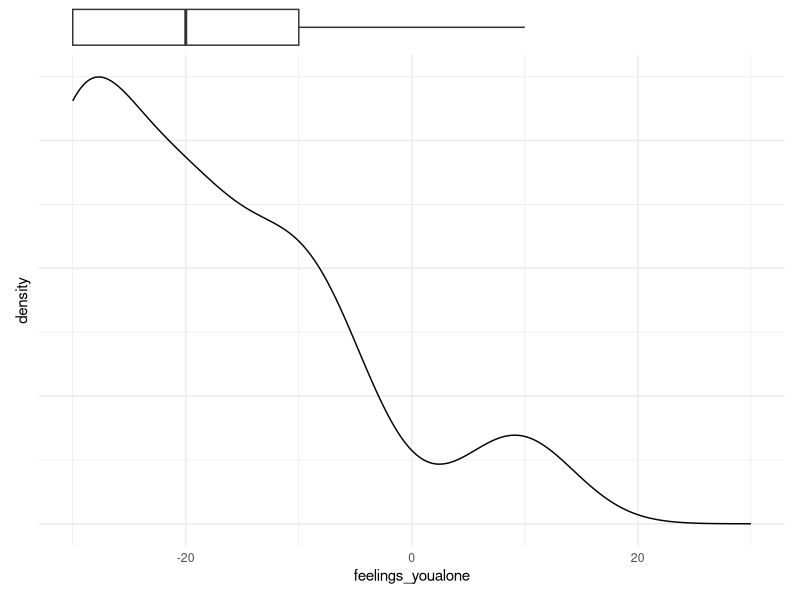
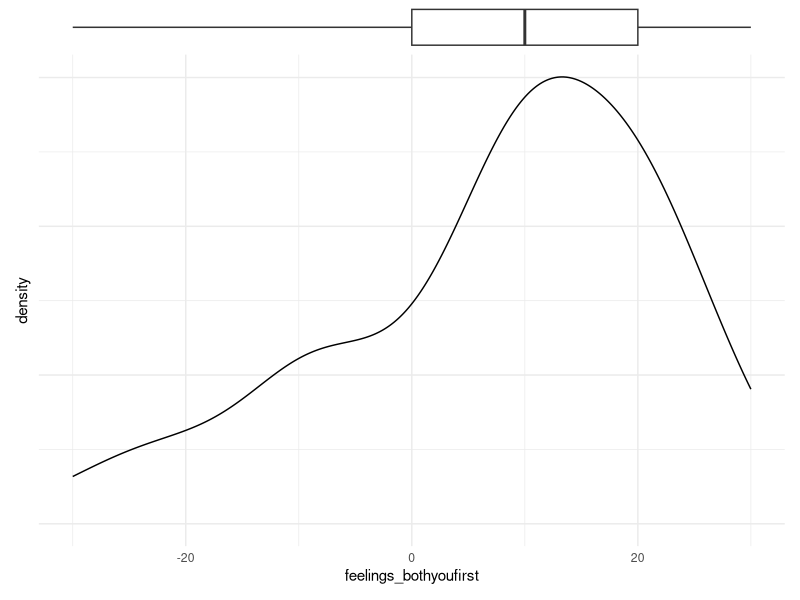
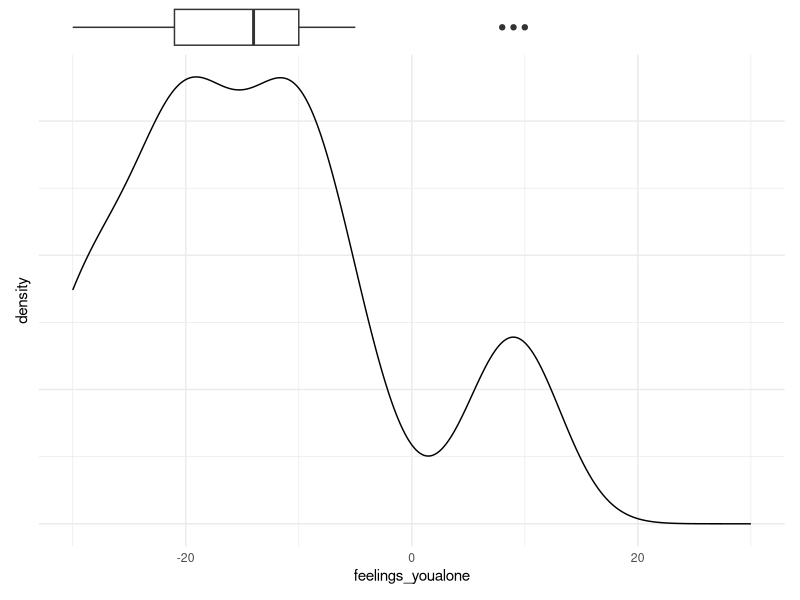
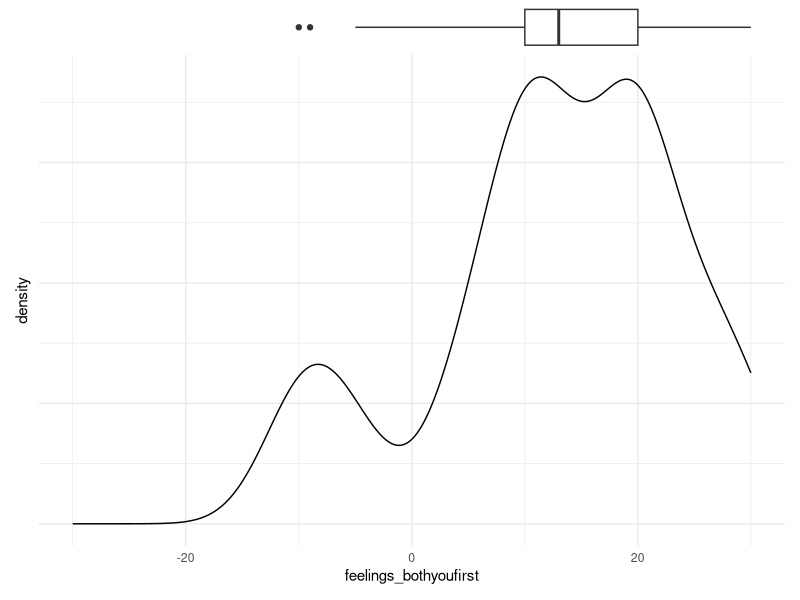
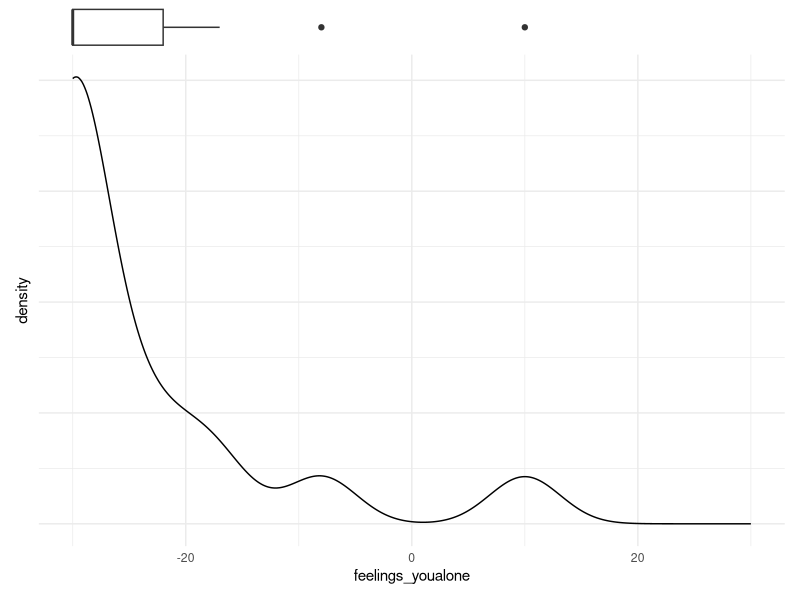
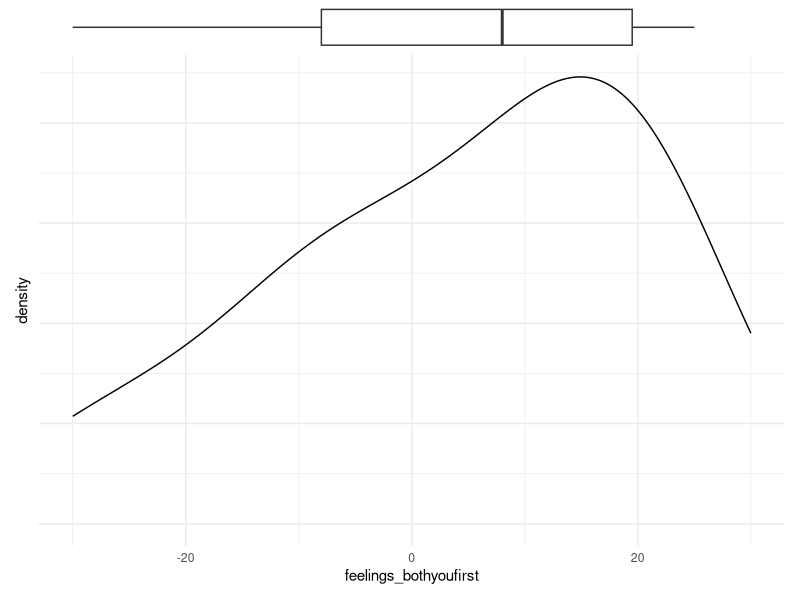
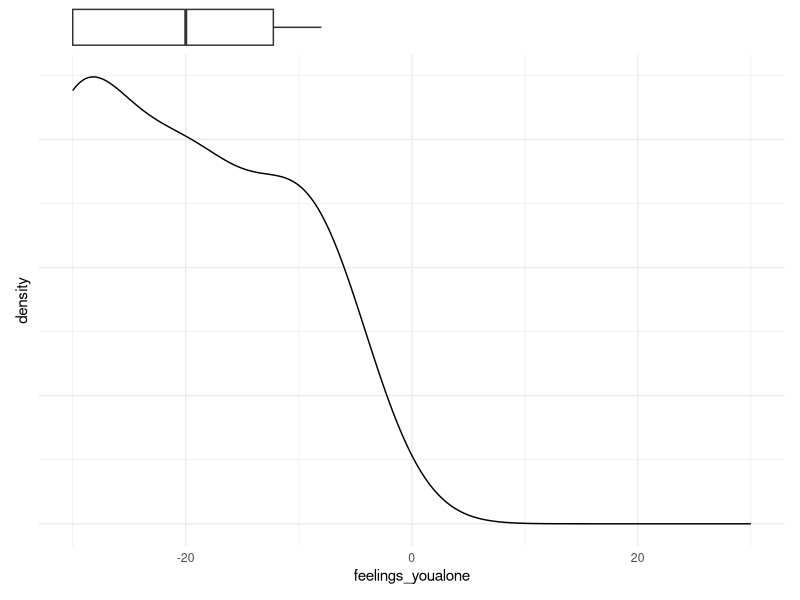
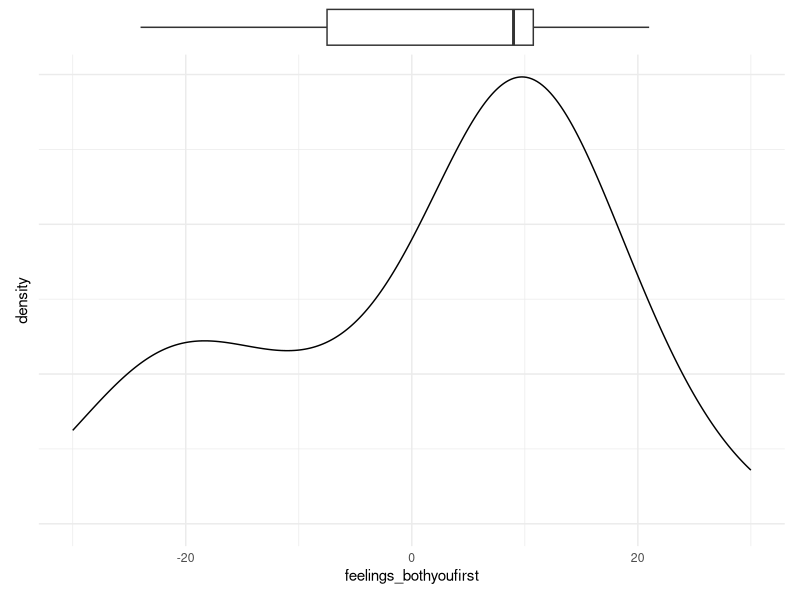

The R source for these figures, in order:
#### Initial Setup ----
#### data cleaning, eda

library(tidyverse)
library(here)
library(patchwork)

# load data
apology_data <- read_csv(here("data/apology_data.csv"))

skimr::skim(apology_data)
# consent: n_unique = 1; all responses agreed
# passedattn: n_unique = 2; need to clean responses that did not pass
# Progress: mean = 84.1; need to clean responses that did not answer about feelings


## data cleaning ----
apology_clean <- apology_data |>
  filter(ResponseId != "R_bBJ75JWs3W8KSgF") |> #see comments field
  filter(Progress > 30) |>
  filter(passedattn == "yes") |>
  select(ResponseId, initiator_type, starts_with("feelings_"), starts_with("outcome_"),
         blame_1, real_imaginary, describe, comments)

write_rds(apology_clean, here("data/apology_clean.rds"))


## eda ----
plot_density_boxplot <- function(data, x_variable) {
  p1 <- ggplot(data, aes({{x_variable}})) +
    geom_boxplot() +
    xlim(-30, 30) +
    theme_void()

  p2 <- ggplot(data, aes({{x_variable}})) +
    geom_density() +
    xlim(-30, 30) +
    theme_minimal() +
    theme(
      axis.text.y = element_blank(),
      axis.ticks.y = element_blank()
    )

  p1/p2 + plot_layout(heights = unit(c(1, 5), c("cm", "null")))
}

alone_total <- plot_density_boxplot(apology_clean, feelings_youalone)
# overall, people feel very bad (-30,-10) when they do not get a return apology
both_total <- plot_density_boxplot(apology_clean, feelings_bothyoufirst)
# overall, people feel much better (0,20) when they do get a return apology


alone_always <- apology_clean |> filter(initiator_type == "always") |>
  plot_density_boxplot(feelings_youalone)
# always-type do not feel good (-20,-10) with no return apology, but better than the population average
both_always <- apology_clean |> filter(initiator_type == "always") |>
  plot_density_boxplot(feelings_bothyoufirst)
# always-type feel much better (10,20) when both people apologize


alone_cond <- apology_clean |> filter(initiator_type == "conditional") |>
  plot_density_boxplot(feelings_youalone)
# dramatic negative shift strong right skew, feel horrible (-30,-23) with no return apology
both_cond <- apology_clean |> filter(initiator_type == "conditional") |>
  plot_density_boxplot(feelings_bothyoufirst)
# significantly more positive (-8,20) with apology, though not as positive as always-type


alone_never <- apology_clean |> filter(initiator_type == "never") |>
  plot_density_boxplot(feelings_youalone)
# wide but negative spread (-30,-12) with no apology
both_never <- apology_clean |> filter(initiator_type == "never") |>
  plot_density_boxplot(feelings_bothyoufirst)
# interestingly left skew (-8,10) but least positive out of all types


# write plots
ggsave(here("results/alone_total.png"), alone_total)
ggsave(here("results/both_total.png"), both_total)
ggsave(here("results/alone_always.png"), alone_always)
ggsave(here("results/both_always.png"), both_always)
ggsave(here("results/alone_cond.png"), alone_cond)
ggsave(here("results/both_cond.png"), both_cond)
ggsave(here("results/alone_never.png"), alone_never)
ggsave(here("results/both_never.png"), both_never)








